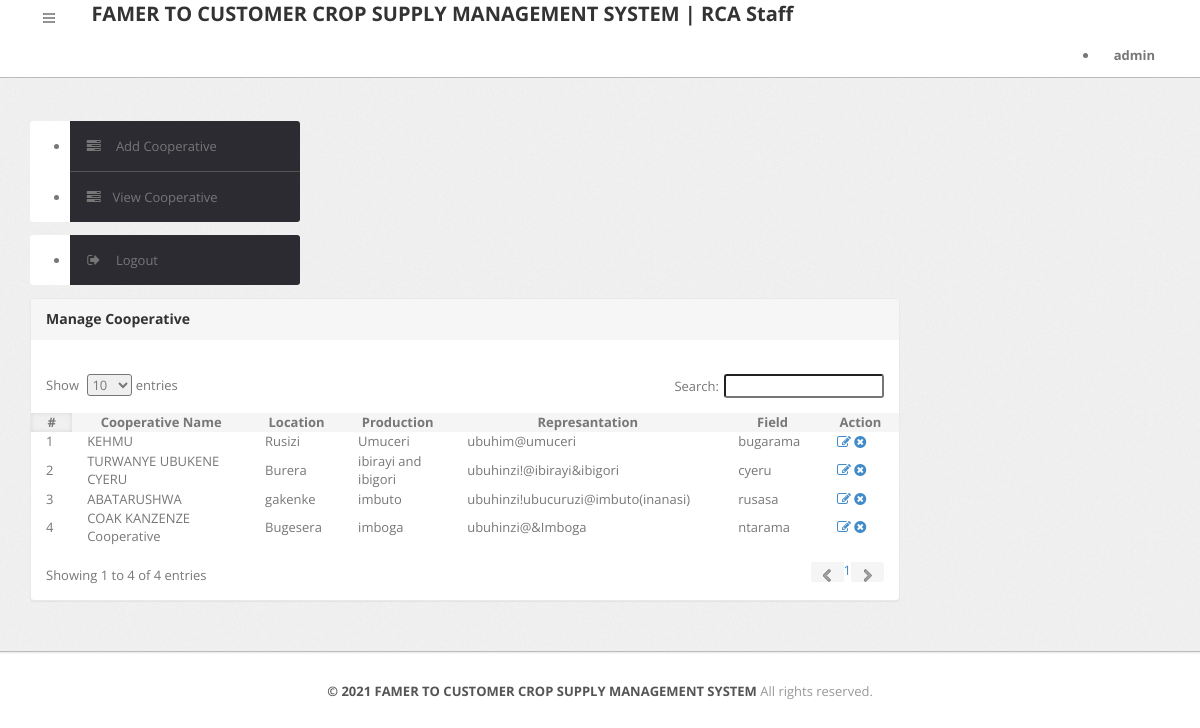
Screenshot of /staff/viewcooperative.php (signed in) with the database file from the repository.
### tables this page shows
CREATE TABLE `cooperative` (
  `id` int(10) NOT NULL,
  `username` varchar(100) NOT NULL,
  `image` text NOT NULL,
  `location` varchar(100) NOT NULL,
  `production` varchar(100) NOT NULL,
  `represantation` varchar(100) NOT NULL,
  `field` varchar(100) NOT NULL,
  `password` varchar(100) NOT NULL
);

### staff/viewcooperative.php (the view, shortened to what this page needs)
<?php
if(strlen($_SESSION['alogin'])==0)
	{
header('location:index.php');
}
else{
?>
<!DOCTYPE html>
<html lang="en">
<head>
	<link type="text/css" href="bootstrap/css/bootstrap.min.css" rel="stylesheet">
	<link type="text/css" href="bootstrap/css/bootstrap-responsive.min.css" rel="stylesheet">
	<link type="text/css" href="css/theme.css" rel="stylesheet">
	<link type="text/css" href="images/icons/css/font-awesome.css" rel="stylesheet">
</head>
<body>
<?php include('include/header.php');?>
	<div class="wrapper">
		<div class="container">
			<div class="row">
<?php include('include/sidebar.php');?>
			<div class="span9">
					<div class="content">
	<div class="module">
							<div class="module-head">
								<h3>Manage Cooperative</h3>
							</div>
							<div class="module-body table">
									<br />
								<table cellpadding="0" cellspacing="0" border="0" class="datatable-1 table table-bordered table-striped	 display" width="100%">
									<thead>
										<tr>
											<th>#</th>
											<th>Cooperative Name</th>
											<th>Location </th>
											<th>Production</th>
											<th>Represantation</th>
											<th>Field</th>
											<th>Action</th>
										</tr>
									</thead>
									<tbody>
<?php $query=mysqli_query($con,"select * from cooperative");
$cnt=1;
while($row=mysqli_fetch_array($query))
{
?>
										<tr>
											<td><?php echo htmlentities($cnt);?></td>
											<td><?php echo htmlentities($row['username']);?></td>
											<td><?php echo htmlentities($row['location']);?></td>
											<td> <?php echo htmlentities($row['production']);?></td>
											<td><?php echo htmlentities($row['represantation']);?></td>
											<td><?php echo htmlentities($row['field']);?></td>
											<td>
											<a href="edit-cooperative.php?id=<?php echo $row['id']?>" ><i class="icon-edit"></i></a>
											<a href="viewcooperative.php?id=<?php echo $row['id']?>&del=delete" onClick="return confirm('Are you sure you want to delete?')"><i class="icon-remove-sign"></i></a></td>
										</tr>
										<?php $cnt=$cnt+1; } ?>
								</table>
							</div>
						</div>
					</div>
				</div>
			</div>
		</div>
	</div>
<?php include('include/footer.php');?>
</body>
<?php } ?>

### rows the page displays
cooperative: username "KEHMU", location "Rusizi", production "Umuceri", represantation "ubuhim@umuceri", field "bugarama"
cooperative: username "TURWANYE UBUKENE CYERU", location "Burera", production "ibirayi and ibigori", represantation "ubuhinzi!@ibirayi&ibigori", field "cyeru"
cooperative: username "ABATARUSHWA", location "gakenke", production "imbuto", represantation "ubuhinzi!ubucuruzi@imbuto(inanasi)", field "rusasa"
cooperative: username "COAK KANZENZE Cooperative", location "Bugesera", production "imboga", represantation "ubuhinzi@&Imboga", field "ntarama"

### other values shown
$_SESSION['alogin'] "admin"
